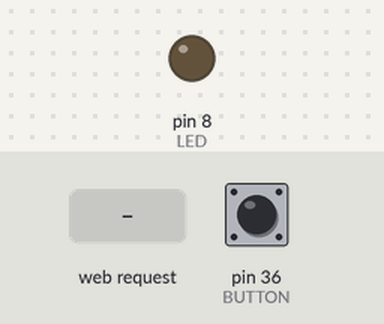
Bench run of a program on a simulated Raspberry Pi (header pin numbers). Parts: output pins drawn as LEDs (lit = HIGH). Inputs (shaded band) come from the test bench; at power-on: pin 36 (BUTTON) HIGH. Random numbers come from a fixed seed; databases and web services accept everything at once and return nothing; the clock reads 2024-03-15 10:24:30 at power-on unless the program sets it; what the program prints to the terminal is not drawn.

Above: at 1.2 s.
1.3 s: HTTP request for /api/start received
At 3.6 s:
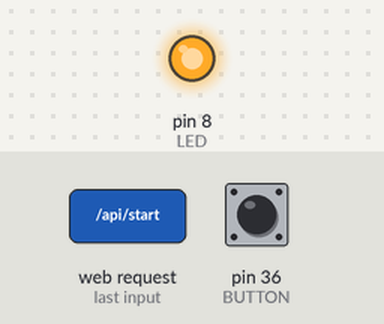
4.2 s: HTTP request for / received
Timing chart, 0 to 7.2 s (numbered marks = the images above; inputs shaded):
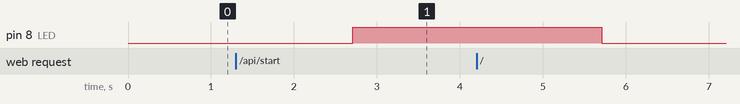

Measured:
- after the input at 1.3 s, pin 8 (LED): LOW → HIGH after 1.4 s

The program:

index.py
```python
from flask import Flask, render_template, jsonify
import model.button
import sensor.button


app = Flask(__name__)

@app.route("/")
def home():
    return render_template("index.html")

@app.route("/api/start", methods=["POST"])
def start():
    result = sensor.button.measure()          # 1회 측정
    if result is None:
        return jsonify({"message": "time over!"}), 400
    model.button.add(result["ms"])            # 저장
    return jsonify(result)                    # {"ms": 312}

if __name__ == "__main__":
    app.run(host="0.0.0.0", port=5001)
```

button.py
```python
import pymysql


def get_connection():
    return pymysql.connect(host='localhost', user='계정', password='q1w2e3', db='study')


def add(ms):
    conn = get_connection()
    try:
        cur = conn.cursor()
        cur.execute("insert into record_button(ms) values(%s)", (ms,))
        conn.commit()
    finally:
        conn.close()
```

button.py
```python
import RPi.GPIO as GPIO
import time
import random

LED = 8
BUTTON = 36

GPIO.setwarnings(False)
GPIO.setmode(GPIO.BOARD)
GPIO.setup(LED, GPIO.OUT, initial=GPIO.LOW)
GPIO.setup(BUTTON, GPIO.IN, pull_up_down=GPIO.PUD_UP)


def measure():
    time.sleep(random.uniform(1, 4))        # 1~4초 중 아무 때나
    GPIO.output(LED, GPIO.HIGH)
    start_time = time.time()

    pressed = GPIO.wait_for_edge(BUTTON, GPIO.FALLING, timeout=3000)   # 최대 3초 기다림
    GPIO.output(LED, GPIO.LOW)
    if pressed is None:
        return None                         # 시간 초과

    ms = int((time.time() - start_time) * 1000)
    return {"ms": ms}
```
